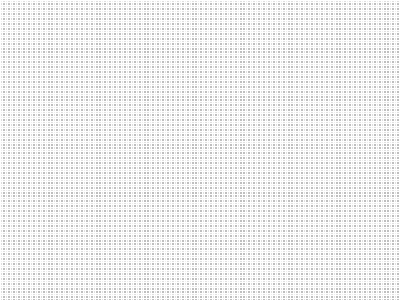
Frame 1 (no input)
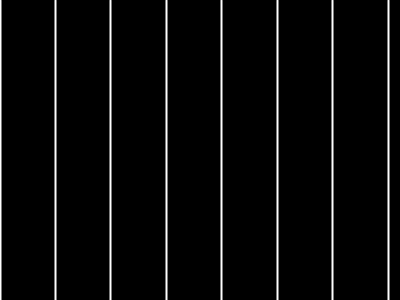
Frame 60 (the mouse pressed at the canvas centre just before this capture)
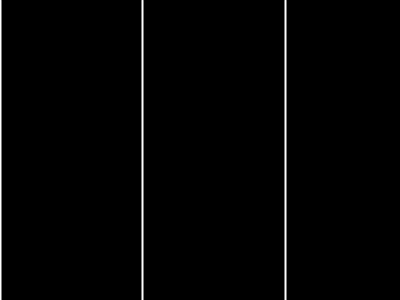
Frame 120 (the mouse held since frame 60 and released just before this capture)

The Processing sketch that drew these frames (run headless with seeded random() and noise(); from frame 60 on, the mouse is pressed at the canvas centre):

// Processing sketch: loops1
// ── loops1.pde
float x = 0;
float y = 0;
float spacing = 0;

void setup(){
size(400, 300);
}

void draw(){
    background(0);

    spacing = spacing + random(-2, 5);

    stroke(255);
    strokeWeight(2);

    x = 0;
    while (x < width) {    
        line(x,0,x,height);
        x = x + spacing;
    }

    x = 0;
    while (y < height) {    
        line(0,y,width,y);
        y = y + spacing;
    }



}
